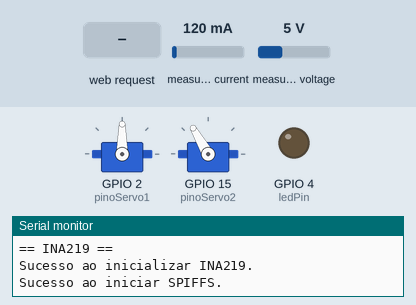
Recording of a sketch running on a simulated ESP32. Shown: 2 × servo, output pins drawn as LEDs (lit = HIGH), the last lines printed to the serial monitor. Inputs (shaded band) come from the test bench; at power-on: measured current 120 mA, measured voltage 5 V. WiFi joins after 1.5 s; servers stay silent unless stated; network time is answered at once with the bench clock; the local clock reads 2024-03-15 10:24:30 at power-on unless the sketch sets it; storage starts empty.

Above: at 2.8 s.
2.9 s: HTTP request GET /index.html received
At 15.2 s:
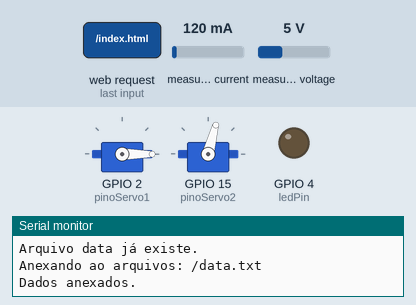
15.8 s: HTTP request GET /30. received
At 27.4 s:
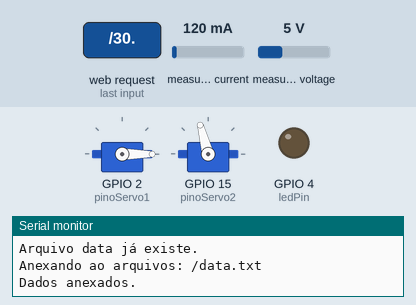
28.4 s: HTTP request GET /horizontal received
At 39.4 s:
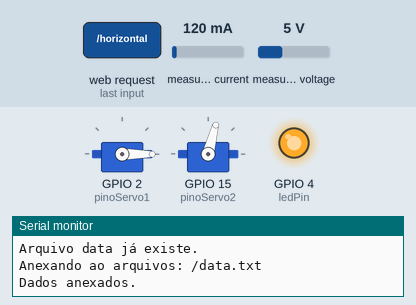
Timing chart, 0 to 41.2 s (numbered marks = the images above; inputs shaded):
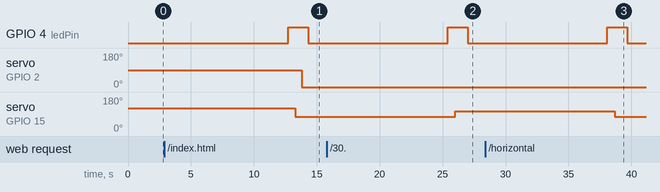

The sketch:

host.ino
```cpp
#include <ESP32Servo.h>        //Necessário para controlar servomotor
#include <WiFi.h>              //Necessário para conexão com rede wifi.
#include <NTPClient.h>         //Necessário para pegar o horário de Brasília
#include <WiFiUdp.h>           //Biblioteca do UDP utilizada pelo NTPCliente para conectar na internet.
#include <ESPAsyncWebServer.h> //Biblioteca para criar um servidor assincrono de informações.
#include "SPIFFS.h"            //Biblioteca que permite armazenamento de documentos dentro da memória do esp32. Assim que iremos hospedar um "index.html" dentro dele.
#include "FS.h"                //FileSystem - Permite o controle de documentos. (Criar, editar, apagar etc)
#include <Wire.h>              //Necessário para INA219 (I2C/SDA//SCL)
#include <Adafruit_INA219.h>   //INA219
#include "SD.h"                //Biblioteca para utilização do módulo cartão sd.
#include "SPI.h"               //Biblioteca Serial. Utilizada para comunicação com outros dispositivos. Utilizam as portas MISO/MOSI/SCK

//=============  Variáveis do Servo Motor
Servo servo1;                   //Servo Horizontal
Servo servo2;                   //Servo Vertical
int pinoServo1 = 2;             //Motor Horizontal
int pinoServo2 = 15;             //Motor Vertical
int velocidade_ServoMotor = 0; //Tempo em ms de espera para variação de um angulo para o outro.
int Horizontal = 0;              //Angulo Horizontal que vem do rastreador.
int Vertical = 0;                //Angulo Vertical que vem do rastreador
int ultimoVertical = 0;
int ultimoHorizontal = 0;

//=============  Variáveis para módulo SD card
#define SD_CS 5                  //Definir pino CS
int readingID = 0; //Contagem da leitura para salvar na memória RTC. Esse valor é incrementado cada vez que o loop de análise roda
String dataMessage; //Mensagem que será acoplada na que será enviada para o host.

//============= Variáveis do servidor assincrono
WiFiServer hostServer(555);
WiFiClient client;
WiFiUDP udp;                          //Cria um objeto da classe UDP.
IPAddress local_IP(192, 168, 1, 184); //Setar ip fixo: 192.168.1.184
IPAddress gateway(192, 168, 1, 1);    //Setar gateway padrão: 192.168.1.1
IPAddress subnet(255, 255, 255, 0);   //Configurações de Mascara de SubRede.
IPAddress primaryDNS(8, 8, 8, 8);     //Configuração de dns primário.
IPAddress secondaryDNS(8, 8, 4, 4);   //Configuração de dns secundário.
AsyncWebServer server(80);            //Criar um AsyncWebServer na porta 80

//============= Definição do NTPClient e Variáveis para salvar informações sobre data e hora.
NTPClient timeClient(udp);
// Definir o valor do offset em segundos para ajustar a timezone, por exemplo:
// GMT +1 = 3600
// GMT +8 = 28800
// GMT -1 = -3600
// GMT 0 = 0
int gmt_Correto = -10800;
String formattedDate;
String dayStamp;
String timeStamp;

//============= Variáveis do INA219 (Obtenção de corrente e tensão)
Adafruit_INA219 ina219;

static float previous_shuntvoltage = 0;    //Tensão Shunt anterior.
static float previous_busvoltage = 0;      //Tensão Bus Anterior.
static float previous_current_mA = 0;      //Corrente em mA anterior.
static float previous_loadvoltage = 0;     //Tensão de carga anterior.
static float previous_power = 0;           //Potência anterior.

static float shuntvoltage = 0;    //Tensão Shunt.
static float busvoltage = 0;      //Tensão Bus.
static float current_mA = 0;      //Corrente em mA.
static float loadvoltage = 0;     //Tensão de carga.
static float power = 0;           //Potência.

//============= Variáveis Gerais
int ledPin = 4;    //Pino do Led para saber se está havendo comunicação ou não.
String req;        //String que armazena os dados recebidos pela rede.
bool moverOuNao = false;
// ==================================================

void setup()
{
  Serial.begin(115200);                        //Habilita a comunicaçao serial para a string recebida ser lida no Serial monitor.
  servo1.attach(pinoServo1);                   //Pino ligado ao Servo Horizontal
  servo2.attach(pinoServo2);                   //Pino ligado ao Servo Vertival
  Vertical = 45;
  Horizontal = 90;
  ultimoVertical = 45;
  ultimoHorizontal = 90;
  verticalServoMove(Vertical);
  horizontalServoMove(Horizontal);
  connectWifi();                                //Conectar ao WiFi
  carregarComponentes();
  pinMode(ledPin, OUTPUT);                      //Declara o pino do LED de comunicação.

  hostServer.begin();
  //Definindo rota do servidor assincrono para / web page
  server.on("/", HTTP_GET, [](AsyncWebServerRequest *request)
            { request->send(SPIFFS, "/index.html"); });
  server.on("/horizontal", HTTP_GET, [](AsyncWebServerRequest *request)
            { request->send_P(200, "text/plain", readHorizontal().c_str()); });
  server.on("/vertical", HTTP_GET, [](AsyncWebServerRequest *request)
            { request->send_P(200, "text/plain", readVertical().c_str()); });
  server.on("/tension", HTTP_GET, [](AsyncWebServerRequest *request)
            { request->send_P(200, "text/plain", readTension().c_str()); });
  server.on("/current", HTTP_GET, [](AsyncWebServerRequest *request)
            { request->send_P(200, "text/plain", readCurrent().c_str()); });
  server.on("/downloaddata", HTTP_GET, [](AsyncWebServerRequest *request)
            { request->send(SD, "/hostData.txt", String(), true); });
  server.on("/downloaddatatracker", HTTP_GET, [](AsyncWebServerRequest *request)
            { request->send(SD, "/data.txt", String(), true); });
  server.begin();
}

void loop()
{
  if(WiFi.status() != WL_CONNECTED)
  {
    connectWifi();
  }
  esperarInfos();
  delay(10000);
  //Funções abaixo chamadas para gravar no cartão SD, a cada 10s, os valores da hora, angulos, corrente e tensão do módulo.
  getCurrentTension();
  logSDCard();
}

void esperarInfos() //Sub-rotina que verifica se há pacotes para serem lidos.
{
    client = hostServer.available();
    if (client){
      if (client.connected())
        {
            digitalWrite(ledPin, HIGH);                     //Acende o LED para indicar que está recebendo informações
            String pacote = client.readStringUntil('\r');          //Receber informações do cliente.
            Serial.print("Informação vinda do Cliente: ");
            Serial.println(pacote);
            //client.flush();

            setHorizontalVertical(pacote);
            delay(500);

            if(moverOuNao){
              verticalServoMove(Vertical);
              delay(500);
              horizontalServoMove(Horizontal);
              delay(500);
              moverOuNao = false;
            }
            digitalWrite(ledPin, LOW);
        }

      }
      client.stop();  //Finaliza conexão com o cliente.
    delay(1000);

}

void carregarComponentes(){
  Serial.println("Inicializando os componentes do sistema.");
  Wire.begin();

  Serial.println("== SD Card ==");
  //Inicializar o SDCard
  int contagemSD = 1;
  while (!getSDCard())
  {
    if(contagemSD >= 30)
    {
      break;
    }
    else
    {
      Serial.print("Tentativa de nº "); Serial.print(contagemSD); Serial.println("/30.");
      delay(2000);
    }
    contagemSD++;
  }

  Serial.println("== INA219 ==");
  if (!ina219.begin()) {
    Serial.println("Falha ao encontrar o chip do INA219.");
    while (!ina219.begin()) {
      Serial.print(".");
      delay(1000);
      }
      Serial.println("Sucesso ao inicializar INA219.");
  }
  else{
    Serial.println("Sucesso ao inicializar INA219.");
  }

  //Iniciar SPIFFS
  if (!SPIFFS.begin())
  {
    Serial.println("Um erro ocorreu ao tentar iniciar SPIFFS.");
    return;
  }
  else
  {
    Serial.println("Sucesso ao iniciar SPIFFS.");
  }

  timeClient.begin();
  timeClient.setTimeOffset(gmt_Correto);    //Set no valor de GMT de acordo com a localização terrestre.
}

//================================================================= FUNÇÕES DO SERVIDOR ASSINCRONO
String readHorizontal() {
  int horizontalValue = Horizontal;
  if (isnan(horizontalValue))
  {
    Serial.println("Falha na leitura do ângulo horizontal!");
    return "";
  }
  else
  {
    return String(horizontalValue);
  }
}
String readVertical() {
  int verticalValue = Vertical;
  if (isnan(verticalValue))
  {
    Serial.println("Falha na leitura do ângulo vertical!");
    return "";
  }
  else
  {
    return String(verticalValue);
  }
}
String readTension() {
  return String(ina219.getBusVoltage_V() + (ina219.getShuntVoltage_mV()/1000));
}
String readCurrent() {
  return String(ina219.getCurrent_mA());
}

//================================================================= FUNÇÕES MOVIMENTO DOS MOTORES
void verticalServoMove(int anguloVerticalRecebido) {
  //Enxerga-se um limite de angulação de 165º(Máximo para baixo) a 75º(Máximo para cima).
  //No rastreador, o ângulo máximo para cima é de 179° enquanto que o ângulo máximo para baixo é 89°.
  //Portanto, utilizando interpolação
  int posicaoVertical = 75; //Angulo do servomotor vertical. Referencialmente, foi configurado um range de 165 até 75 graus. Representando, respectivamente, os angulos 90 e 0 graus reais.
  int angulo = posicaoVertical + anguloVerticalRecebido;

  //Porém, estruturalmente, o gerador tem um limite em seu ângulo máximo para baixo de 140° para nçao colidir a estrutura.
  if(angulo > 140)
  {
    angulo = 140;
  }

  //int posicaoV = servo2.read();
  int posicaoV = ultimoVertical;
  int auxiliar = 0;
  if(angulo > posicaoV){
    for(auxiliar = posicaoV; auxiliar <= angulo; auxiliar += 1)
    {
      servo2.write(auxiliar);
      delay(velocidade_ServoMotor);
    }
  }
  else{
      for(auxiliar = posicaoV; auxiliar >= angulo; auxiliar -= 1)
      {
      servo2.write(auxiliar);
      delay(velocidade_ServoMotor);
      }
  }
  ultimoVertical = auxiliar;
}
void horizontalServoMove(int anguloHorizontalRecebido){
  int angulo = anguloHorizontalRecebido;
  //int posicaoH = servo1.read();

  int posicaoH = ultimoHorizontal;
  int auxiliar = 0;
  if(angulo > posicaoH){
    for(auxiliar = posicaoH; auxiliar <= angulo; auxiliar += 1)
    {
      servo1.write(auxiliar);
      delay(velocidade_ServoMotor);
    }
  }
  else{
      for(auxiliar = posicaoH; auxiliar >= angulo; auxiliar -= 1)
      {
        servo1.write(auxiliar);
        delay(velocidade_ServoMotor);
      }
  }
  ultimoHorizontal = auxiliar;
}


//================================================================= FUNÇÕES AUXILIARES
void setHorizontalVertical(String dados){
  int delimitador0 = dados.indexOf("*");
  int delimitador = dados.indexOf("/");
  int delimitador2 = dados.indexOf("-");
  String _moverOuNao = dados.substring(0, delimitador0);

  if(_moverOuNao == "0"){
    moverOuNao = false;
  }
  else
  {
    moverOuNao = true;
  }

  Horizontal = dados.substring(delimitador0 + 1, delimitador).toInt();
  Vertical = dados.substring(delimitador + 1, delimitador2).toInt();

  Serial.print("Irá se mover? R: ");
  Serial.println(moverOuNao);
  Serial.print("Horizontal Tratado: ");
  Serial.println(Horizontal);
  Serial.print("Vertical Tratado: ");
  Serial.println(Vertical);

  if(!getSDCard())
  {
    Serial.println("Não foi possível armanezar as informações do rastreador no Cartão SD.");
  }
  else
  {
    String dataFromClient = dados.substring(delimitador2 + 1, dados.length()) + "\r\n";
    appendFile(SD, "/data.txt", dataFromClient.c_str()); //Juntar dados anteriores com os atuais
  }

}
void getTimeStamp(){
  while (!timeClient.update())
  {
    timeClient.forceUpdate();
  }
  // A data virá neste formato:
  // 2018-05-28T16:00:13Z
  // Abaixo iremos reformatar
  formattedDate = timeClient.getFormattedDate();
  //Serial.println(formattedDate);

  // Extrair data
  int splitT = formattedDate.indexOf("T");
  dayStamp = formattedDate.substring(0, splitT);
  Serial.println(dayStamp);
  // Extrair Hora
  timeStamp = formattedDate.substring(splitT + 1, formattedDate.length() - 1);
  Serial.println(timeStamp);
}
void getCurrentTension(){

  previous_busvoltage = busvoltage;
  previous_shuntvoltage = shuntvoltage;
  previous_current_mA = current_mA;
  previous_loadvoltage = loadvoltage;
  previous_power = power;

  shuntvoltage = ina219.getShuntVoltage_mV();
  busvoltage = ina219.getBusVoltage_V();
  current_mA = ina219.getCurrent_mA();
  loadvoltage = busvoltage + (shuntvoltage / 1000);
  power = busvoltage * current_mA;

  Serial.print("Bus Voltage:   "); Serial.print(busvoltage); Serial.println(" V");
  Serial.print("Shunt Voltage: "); Serial.print(shuntvoltage); Serial.println(" mV");
  Serial.print("Load Voltage:  "); Serial.print(loadvoltage); Serial.println(" V");
  Serial.print("Current:       "); Serial.print(current_mA); Serial.println(" mA");
  Serial.print("Power:         "); Serial.print(power); Serial.println(" mW");
  Serial.println("");
}
bool getSDCard(){
  if (!SD.begin(SD_CS))
  {
    Serial.println("Falha ao montar SD Card.");
    SD.begin(SD_CS);
    return false;
  }
  uint8_t cardType = SD.cardType();
  if (cardType == CARD_NONE)
  {
    Serial.println("Não foi encontrado SD Card plugado.");
    return false;
  }
  Serial.println("Inicializando SD card...");
  if (!SD.begin(SD_CS))
  {
    Serial.println("ERROR - Falha ao inicializar SD Card!");
    return false;
  }

  // Se o arquivo 'hostData.txt' e 'data' não existir
  // Criar um arquivo no SD Card e escrever os cabeçalhos de datalogger
  File file = SD.open("/hostData.txt");
  if (!file)
  {
    Serial.println("Arquivo 'hostData' não existe.");
    Serial.println("Criando arquivo 'hostData'...");
    writeFile(SD, "/hostData.txt", "ID de Leitura, Data, Hora, Angulo Vertical, Angulo Horizontal, Voltagem Bus Anterior, Voltagem Bus Atual, Voltagem Shunt Anterior, Voltagem Shunt Atual, Corrente Anterior, Corrente Atual, Voltagem de Carga Anterior, Voltagem de Carga Atual, Potencia Anterior, Potencia Atual \r\n");
  }
  else
  {
    Serial.println("Arquivo 'hostData' já existe.");
  }
  file.close();

  File rastreadorFile = SD.open("/data.txt");
  if (!rastreadorFile)
  {
    Serial.println("Arquivo 'data' não existe.");
    Serial.println("Criando arquivo 'data'...");
    writeFile(SD, "/data.txt", "ID da Leitura, Data, Hora, Angulo Vertical Anterior, Angulo Vertical Atual, Angulo Horizontal Anterior, Angulo Horizontal Atual, Angulo Horario Solar, Angulo Declinacao Solar, Angulo Zenital, Voltagem Bus Anterior, Voltagem Bus Atual, Voltagem Shunt Anterior, Voltagem Shunt Atual, Corrente Anterior, Corrente Atual, Leitura LDR1, Leitura LDR2, Leitura LDR3, Leitura LDR4, Voltagem Shunt Placa Fixa, Voltagem Bus Placa Fixa, Corrente Placa Fixa, Voltagem de Carga Placa fixa, Potencia Placa Fixa \r\n");
  }
  else
  {
    Serial.println("Arquivo data já existe.");
  }
  rastreadorFile.close();

  return true;
}
void logSDCard(){
    getTimeStamp();

      dataMessage = String(readingID) + "," + String(dayStamp) + "," + String(timeStamp) + "," +
                    String(Vertical) + "," +
                    String(Horizontal) + "," +
                    String(previous_busvoltage) + "," + String(busvoltage) + "," +
                    String(previous_shuntvoltage) + "," + String(shuntvoltage) + "," +
                    String(previous_current_mA) + "," + String(current_mA) + "," +
                    String(previous_loadvoltage) + "," + String(loadvoltage) + "," +
                    String(previous_power) + "," + String(power) + "\r\n";
      Serial.println("Salvar dados: ");
      Serial.println(dataMessage);

    if(!getSDCard())
    {
      Serial.println("Não foi possível armazenar as informações do gerador no Cartão SD.");
    }
    else
    {
      appendFile(SD, "/hostData.txt", dataMessage.c_str()); //Juntar dados anteriores com os atuais
    }
    readingID++;
}
void writeFile(fs::FS &fs, const char *path, const char *message){
  Serial.printf("Escrevendo arquivo: %s\n", path);
  File file = fs.open(path, FILE_WRITE);
  if (!file)
  {
    Serial.println("Falha ao abrir arquivo para gravação.");
    return;
  }
  if (file.print(message))
  {
    Serial.println("Arquivo gravado.");
  }
  else
  {
    Serial.println("Falha na gravação.");
  }
  file.close();
}
void appendFile(fs::FS &fs, const char *path, const char *message){
  Serial.printf("Anexando ao arquivos: %s\n", path);

  File file = fs.open(path, FILE_APPEND);
  if (!file)
  {
    Serial.println("Falha ao abrir arquivo para anexar.");
    return;
  }
  if (file.print(message))
  {
    Serial.println("Dados anexados.");
  }
  else
  {
    Serial.println("Falha ao anexar.");
  }
  file.close();
}
void connectWifi(){
  if (!WiFi.config(local_IP, gateway, subnet, primaryDNS, secondaryDNS)) //Setar configurações padroes.
  {
    Serial.println("Falha na configuração de IP Estático.");
  }

  Serial.print("Conectando em ");
  Serial.println("");
  WiFi.begin("", "");

  while (WiFi.status() != WL_CONNECTED)
  {
    delay(500);
    Serial.print(".");
  }

  Serial.println("");
  Serial.println("WiFi conectado.");
  Serial.println("Endereço IP: ");
  Serial.println(WiFi.localIP());
}
```

Measured:
- after the input at 2.9 s, GPIO 4 (ledPin): LOW → HIGH after 9.8 s, → LOW 1.6 s later; servo on GPIO 2 (pinoServo1): 90° → 0° after 10.9 s; servo on GPIO 15 (pinoServo2): 120° → 75° after 10.4 s
- after the input at 15.8 s, GPIO 4 (ledPin): LOW → HIGH after 9.6 s, → LOW 1.6 s later; servo on GPIO 15 (pinoServo2): 75° → 105° after 10.2 s
- after the input at 28.4 s, GPIO 4 (ledPin): LOW → HIGH after 9.7 s, → LOW 1.6 s later; servo on GPIO 15 (pinoServo2): 105° → 75° after 10.3 s
